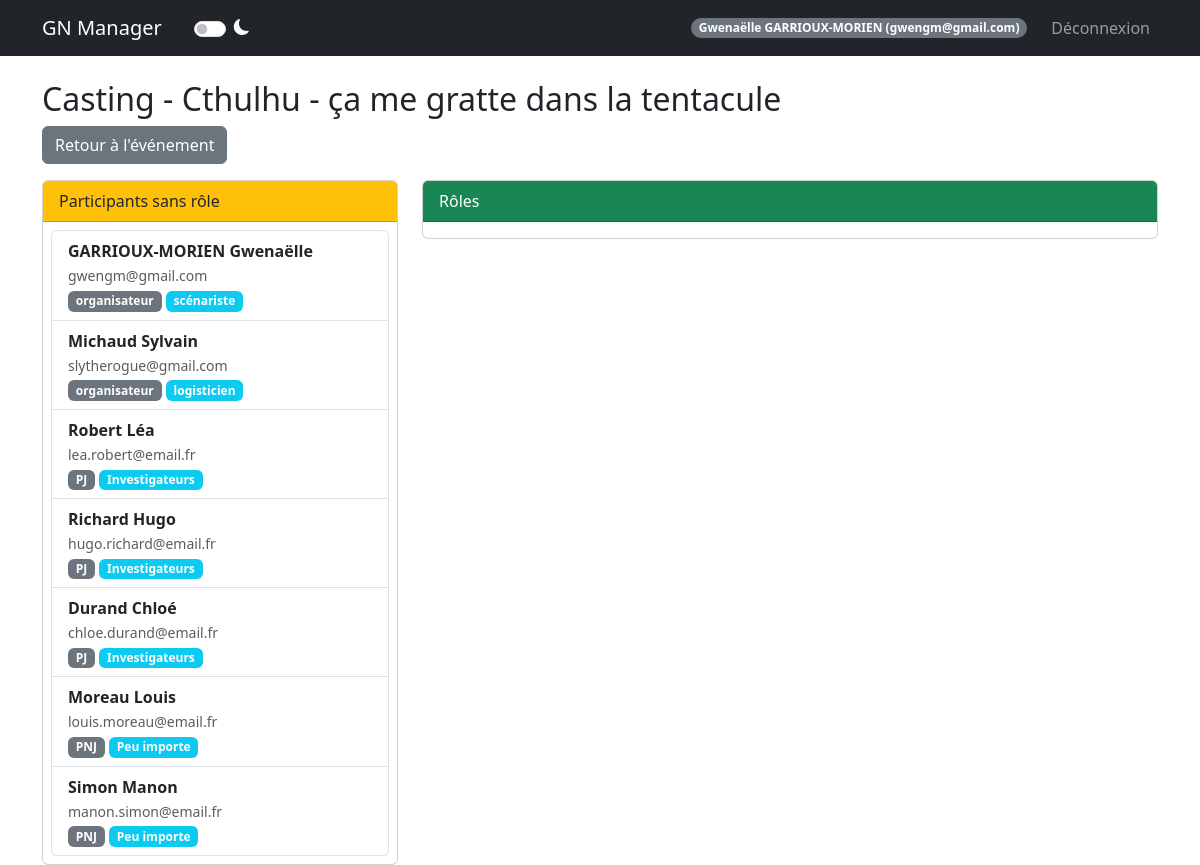
Before: /event/2/casting (signed in) with the older database file.
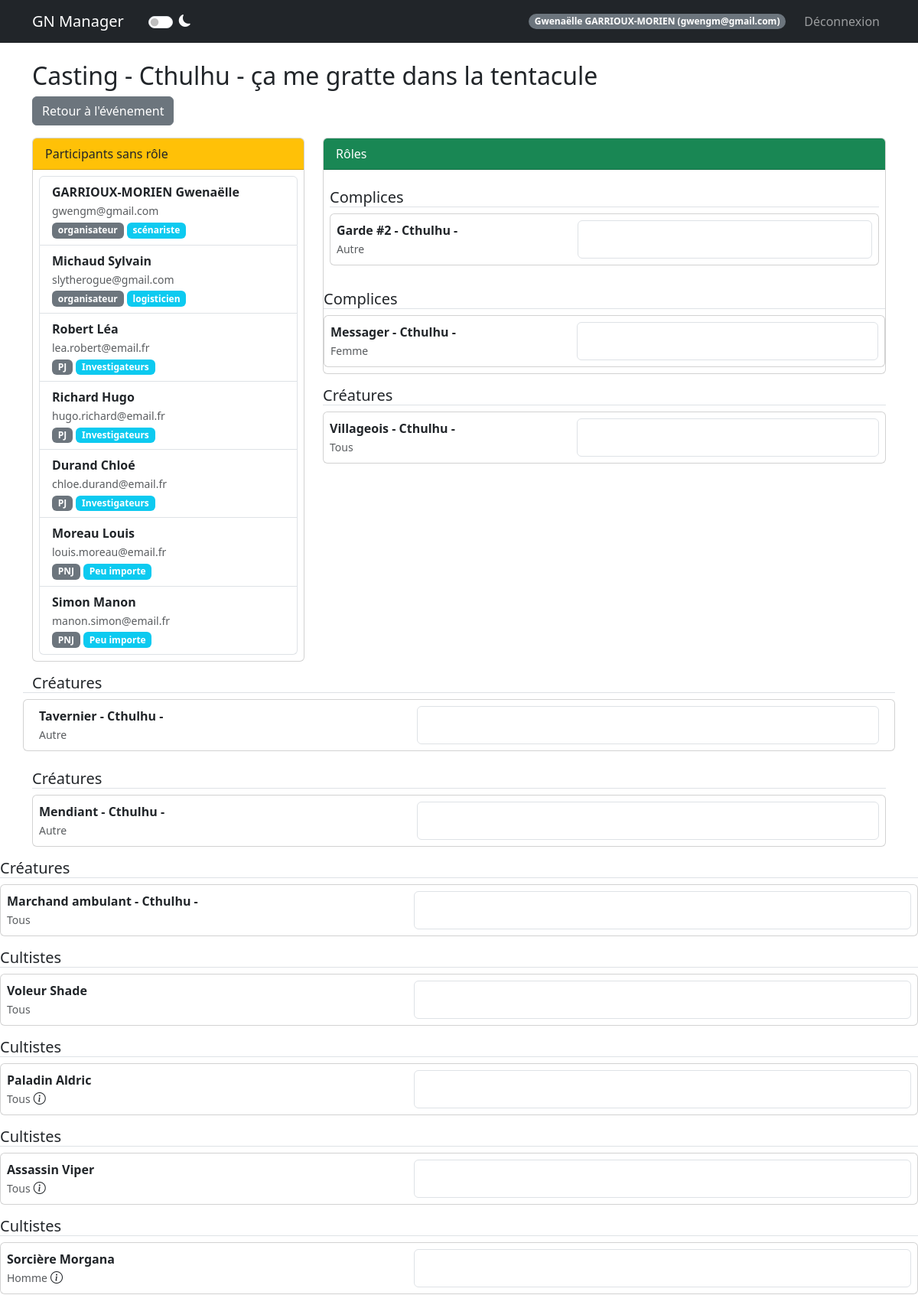
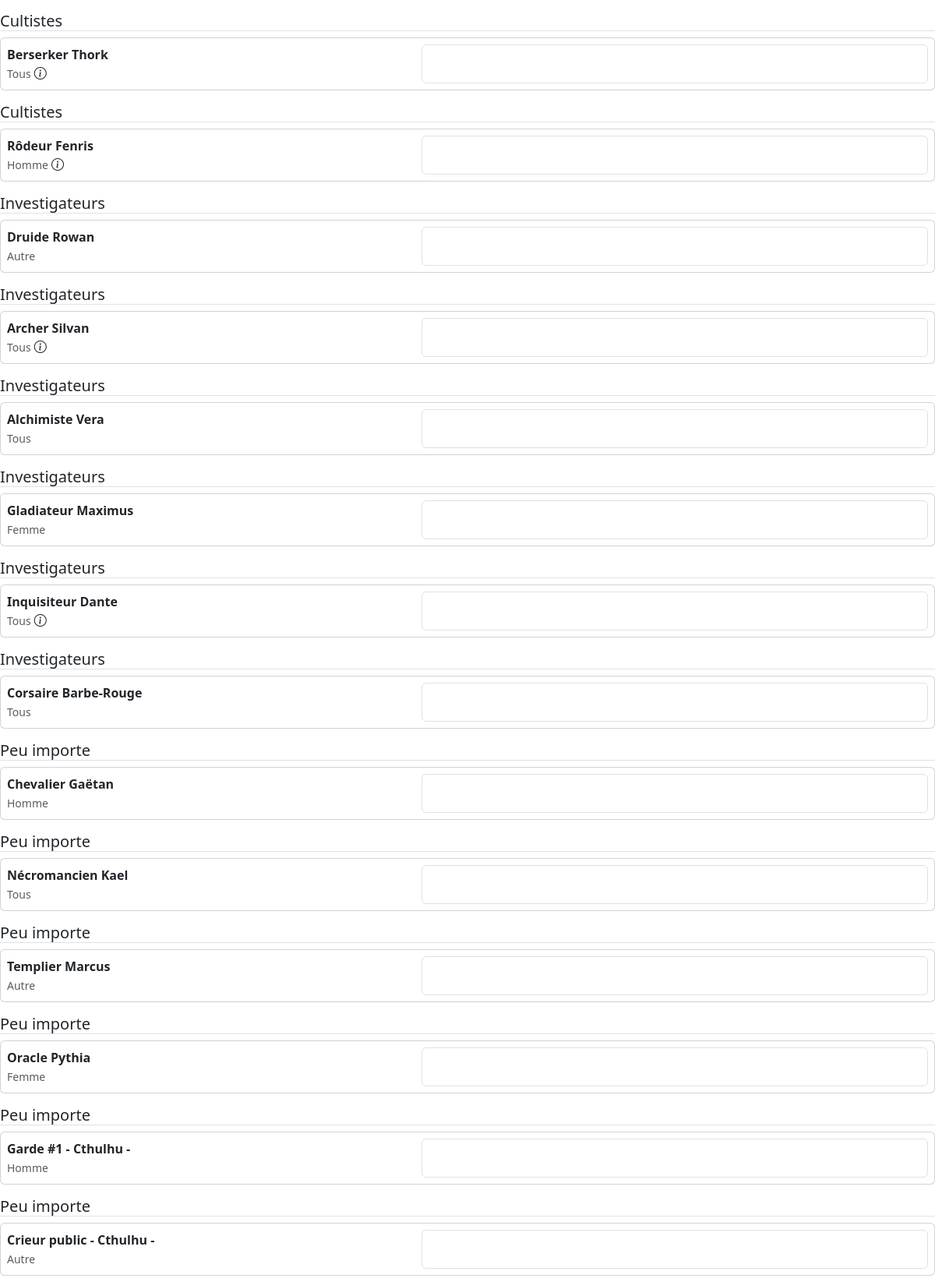
After: the same page with the newer database file (2 pictures, top to bottom).
### models.py (models this page shows, shortened)
class Participant(db.Model):
    id = db.Column(db.Integer, primary_key=True)
    event_id = db.Column(db.Integer, db.ForeignKey('event.id'), nullable=False)
    user_id = db.Column(db.Integer, db.ForeignKey('user.id'), nullable=False)
    type = db.Column(db.String(50))  # Organisateur, PJ, PNJ
    group = db.Column(db.String(50))
    role_id = db.Column(db.Integer, db.ForeignKey('role.id', use_alter=True, name='fk_participant_role'), nullable=True)
    role_communicated = db.Column(db.Boolean, default=False)
    role_received = db.Column(db.Boolean, default=False)
    registration_status = db.Column(db.String(50), default='À valider')
    paf_status = db.Column(db.String(20), default='non versée')  # non versée, partielle, versée, erreur
    payment_method = db.Column(db.String(50))
    payment_amount = db.Column(db.Float, default=0.0)
    payment_comment = db.Column(db.Text)
    comment = db.Column(db.Text)
    custom_image = db.Column(db.String(200))
    __table_args__ = (
        db.Index('idx_participant_event', 'event_id'),
        db.Index('idx_participant_user', 'user_id'),
        db.Index('idx_participant_status', 'registration_status'),
    )
    user = db.relationship('User', backref='participations')
    event = db.relationship('Event', backref='participants')
    role = db.relationship('Role', foreign_keys=[role_id], backref='participants_with_role')

class User(UserMixin, db.Model):
    id = db.Column(db.Integer, primary_key=True)
    email = db.Column(db.String(120), unique=True, nullable=False)
    password_hash = db.Column(db.String(128))
    nom = db.Column(db.String(80))
    prenom = db.Column(db.String(80))
    age = db.Column(db.Integer)
    genre = db.Column(db.String(20))
    avatar_url = db.Column(db.String(200))
    role = db.Column(db.String(20), default='user')  # createur, sysadmin, user
    is_banned = db.Column(db.Boolean, default=False)
    is_deleted = db.Column(db.Boolean, default=False)  # Suppression logique
    @property
    def is_admin(self):
        """Vérifie si l'utilisateur a des privilèges administrateur."""
        return self.role in ['createur', 'sysadmin']

class Role(db.Model):
    id = db.Column(db.Integer, primary_key=True)
    event_id = db.Column(db.Integer, db.ForeignKey('event.id'), nullable=False)
    name = db.Column(db.String(100), nullable=False)
    type = db.Column(db.String(20))  # Organisateur, PJ, PNJ
    genre = db.Column(db.String(20))
    group = db.Column(db.String(50))
    assigned_participant_id = db.Column(db.Integer, db.ForeignKey('participant.id', use_alter=True, name='fk_role_assigned_participant'), nullable=True)
    comment = db.Column(db.Text)
    google_doc_url = db.Column(db.String(255))
    pdf_url = db.Column(db.String(255))
    assigned_participant = db.relationship('Participant', foreign_keys=[assigned_participant_id], backref='assigned_role_ref')

class Event(db.Model):
    id = db.Column(db.Integer, primary_key=True)
    name = db.Column(db.String(100), nullable=False)
    description = db.Column(db.Text)
    date_start = db.Column(db.DateTime, nullable=False)
    date_end = db.Column(db.DateTime, nullable=False)
    location = db.Column(db.String(200))
    background_image = db.Column(db.String(200))
    visibility = db.Column(db.String(20), default='public')  # public, private
    organizer_structure = db.Column(db.String(100))
    org_link_url = db.Column(db.String(255))
    org_link_title = db.Column(db.String(100))
    google_form_url = db.Column(db.String(255))
    google_form_active = db.Column(db.Boolean, default=False)
    discord_webhook_url = db.Column(db.String(255), nullable=True)
    external_link = db.Column(db.String(255))
    statut = db.Column(db.String(50), default='En préparation')
    groups_config = db.Column(db.Text, default='{"PJ": ["Peu importe"], "PNJ": ["Peu importe"], "Organisateur": ["Peu importe"]}')
    max_pjs = db.Column(db.Integer, default=50)
    max_pnjs = db.Column(db.Integer, default=10)
    max_organizers = db.Column(db.Integer, default=5)

### routes/participant_routes.py (the view)
@participant_bp.route('/event/<int:event_id>/casting')
@login_required
@organizer_required
def casting(event_id):
    event = Event.query.get_or_404(event_id)
    participants_no_role = Participant.query.filter_by(
        event_id=event.id,
        role_id=None,
        registration_status=RegistrationStatus.VALIDATED.value
    ).options(joinedload(Participant.user)).all()
    roles = Role.query.filter_by(event_id=event.id).order_by(Role.group).all()
    return render_template('casting.html', event=event, participants=participants_no_role, roles=roles)

### templates/casting.html (shortened to what this page needs)
{% extends "base.html" %}
{% block content %}
<div class="row mb-3">
    <div class="col-12">
        <h2>Casting - {{ event.name }}</h2>
        <a href="{{ url_for('event.detail', event_id=event.id) }}" class="btn btn-secondary">Retour à l'événement</a>
    </div>
</div>
<div class="row">
    <div class="col-md-4">
        <div class="card">
            <div class="card-header bg-warning">
                Participants sans rôle
            </div>
            <div class="card-body p-2">
                <div id="participants-pool" class="list-group min-vh-50" data-type="pool">
                    {% for p in participants %}
                    <div class="list-group-item participant-card" data-participant-id="{{ p.id }}"
                        data-event-id="{{ event.id }}">
                        <strong>{{ p.user.nom }} {{ p.user.prenom }}</strong><br>
                        <small class="text-muted">{{ p.user.email }}</small><br>
                        <span class="badge bg-secondary">{{ p.type }}</span>
                        <span class="badge bg-info">{{ p.group }}</span>
                    </div>
                    {% endfor %}
                </div>
            </div>
        </div>
    </div>
    <div class="col-md-8">
        <div class="card">
            <div class="card-header bg-success text-white">
                Rôles
            </div>
            <div class="card-body p-2">
                {% set current_group = None %}
                {% for role in roles %}
                {% if role.group != current_group %}
                {% set current_group = role.group %}
                <h5 class="mt-3 border-bottom">{{ current_group or 'Sans Groupe' }}</h5>
                {% endif %}
                <div class="card mb-2 role-card">
                    <div class="card-body p-2 d-flex justify-content-between align-items-center">
                        <div style="width: 40%">
                            <strong>{{ role.name }}</strong>
                            <br><small class="text-muted">{{ role.genre or 'Tous' }}</small>
                            {% if role.comment %}
                            <i class="bi bi-info-circle" title="{{ role.comment }}"></i>
                            {% endif %}
                        </div>
                        <div class="role-slot list-group border p-1" style="width: 55%; min-height: 50px;"
                            data-role-id="{{ role.id }}" data-event-id="{{ event.id }}">
                        </div>
                    </div>
                </div>
            </div>
            {% endfor %}
        </div>
    </div>
</div>
</div>
{% endblock %}

Changed rows visible on the page:
added Role: group "Complices", name "Garde #2 - Cthulhu -", genre "Autre"
added Role: group "Complices", name "Messager - Cthulhu -", genre "Femme"
added Role: group "Créatures", name "Villageois - Cthulhu -", genre "Tous"
added Role: group "Créatures", name "Tavernier - Cthulhu -", genre "Autre"
added Role: group "Créatures", name "Mendiant - Cthulhu -", genre "Autre"
added Role: group "Créatures", name "Marchand ambulant - Cthulhu -", genre "Tous"
added Role: group "Cultistes", name "Voleur Shade", genre "Tous"
added Role: group "Cultistes", name "Paladin Aldric", genre "Tous"
added Role: group "Cultistes", name "Assassin Viper", genre "Tous"
added Role: group "Cultistes", name "Sorcière Morgana", genre "Homme"
added Role: group "Cultistes", name "Berserker Thork", genre "Tous"
added Role: group "Cultistes", name "Rôdeur Fenris", genre "Homme"
added Role: group "Investigateurs", name "Druide Rowan", genre "Autre"
added Role: group "Investigateurs", name "Archer Silvan", genre "Tous"
added Role: group "Investigateurs", name "Alchimiste Vera", genre "Tous"
added Role: group "Investigateurs", name "Gladiateur Maximus", genre "Femme"
added Role: group "Investigateurs", name "Inquisiteur Dante", genre "Tous"
added Role: group "Investigateurs", name "Corsaire Barbe-Rouge", genre "Tous"
added Role: group "Peu importe", name "Chevalier Gaëtan", genre "Homme"
added Role: group "Peu importe", name "Nécromancien Kael", genre "Tous"
added Role: group "Peu importe", name "Templier Marcus", genre "Autre"
added Role: group "Peu importe", name "Oracle Pythia", genre "Femme"
added Role: group "Peu importe", name "Garde #1 - Cthulhu -", genre "Homme"
added Role: group "Peu importe", name "Crieur public - Cthulhu -", genre "Autre"
